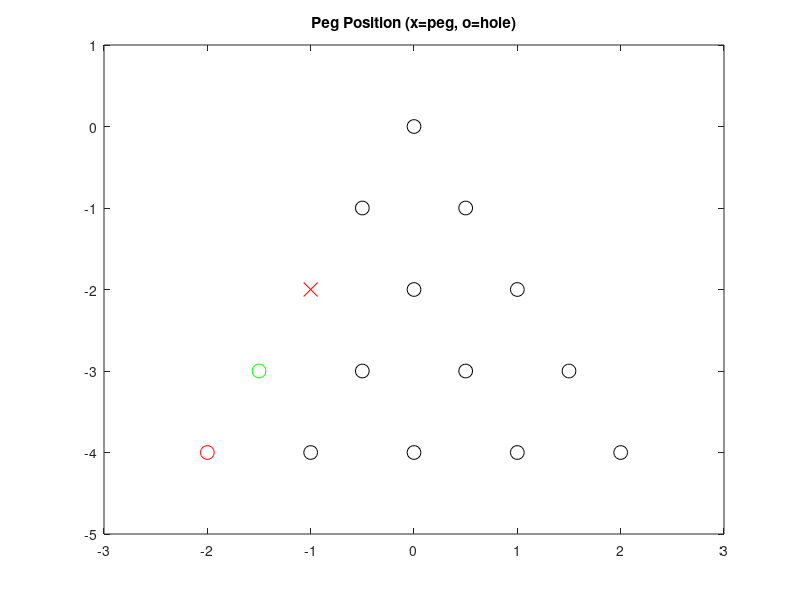

The MATLAB source for this figure:
% Simulation based on Cracker Barrels 15 peg logic game
% Rod Dockter
% December 2014

%% initialize
numPegs = 15;
numRows = 5;

% {row}.column
pegData{1}.plotPos = [1];
pegData{2}.plotPos = [1,2];
pegData{3}.plotPos = [1,2,3];
pegData{4}.plotPos = [1,2,3,4];
pegData{5}.plotPos = [1,2,3,4,5];
% only for plotting in triangle
pegData{1}.plotOffset = 1;
pegData{2}.plotOffset = 1.5;
pegData{3}.plotOffset = 2;
pegData{4}.plotOffset = 2.5;
pegData{5}.plotOffset = 3;
% 1 = peg, 0 = hole
pegData{1}.pegIO = [1];
pegData{2}.pegIO = [1,1];
pegData{3}.pegIO = [1,1,1];
pegData{4}.pegIO = [1,1,1,1];
pegData{5}.pegIO = [1,1,1,1,1];
% move lookup table [jumpx,jumpy,openx,openy]
pegData{1}.moveLUT{1}.t = [2,1,3,1;
                        2,2,3,3];
pegData{2}.moveLUT{1}.t = [3,1,4,1;
                        3,2,4,3];
pegData{2}.moveLUT{2}.t = [3,2,4,2;
                        3,3,4,4];
pegData{3}.moveLUT{1}.t = [2,1,1,1;
                        3,2,3,3;
                        4,1,5,1;
                        4,2,5,3];
pegData{3}.moveLUT{2}.t = [4,2,5,2;
                        4,3,5,4];
pegData{3}.moveLUT{3}.t = [2,2,1,1;
                        3,2,3,1;
                        4,3,5,3;
                        4,4,5,5];
pegData{4}.moveLUT{1}.t = [3,1,2,1;
                        4,2,4,3];
pegData{4}.moveLUT{2}.t = [3,2,2,2;
                        4,3,4,4];
pegData{4}.moveLUT{3}.t = [3,2,2,1;
                        4,2,4,1];
pegData{4}.moveLUT{4}.t = [3,3,2,2;
                        4,3,4,2];
pegData{5}.moveLUT{1}.t = [4,1,3,1;
                        5,2,5,3];
pegData{5}.moveLUT{2}.t = [4,2,3,2;
                        5,3,5,4];
pegData{5}.moveLUT{3}.t = [4,2,3,1;
                        4,3,3,3;
                        5,2,5,1;
                        5,4,5,5];
pegData{5}.moveLUT{4}.t = [4,3,3,2;
                        5,3,5,2];
pegData{5}.moveLUT{5}.t = [4,4,3,3;
                        5,4,5,3];
                    
%% run sim

% user entered start peg
randRow = 2;
randCol = 2;

% reset stuff
clear bestRun bestStart
minLeft = 15;
numberTrials = 0;

tic
while 1
    clear allMoves
    moveIndex = 1;
    
    % reset pegs all in
    pegData{1}.pegIO = [1];
    pegData{2}.pegIO = [1,1];
    pegData{3}.pegIO = [1,1,1];
    pegData{4}.pegIO = [1,1,1,1];
    pegData{5}.pegIO = [1,1,1,1,1];

    %pegs left
    numLeft = numPegs;

    %initially remove one peg
%     randRow = randi([1 5],1,1);
%     randCol = randi([1 randRow],1,1);
    pegData{randRow}.pegIO(randCol) = 0;
    numLeft = numLeft - 1;
    startPeg = [randRow,randCol];

    while 1

        %reset currently available moves
        clear availableMoves
        indA = 0;

        %get all currently available moves
        for rr=1:5
           for cc = 1:rr
               [moveR, moveC] = size(pegData{rr}.moveLUT{cc}.t);
               for oo = 1:moveR
                  % check for all move options with a peg then an opening via the
                  % lookup table
                  if ( pegData{rr}.pegIO(cc) == 1) %check that current peg is in
                      if( pegData{ pegData{rr}.moveLUT{cc}.t(oo,1) }.pegIO( pegData{rr}.moveLUT{cc}.t(oo,2) ) == 1 ) % check that hop peg is in
                          if (pegData{ pegData{rr}.moveLUT{cc}.t(oo,3) }.pegIO( pegData{rr}.moveLUT{cc}.t(oo,4) ) == 0 ) %check that move space is open
                              indA = indA + 1;
                              availableMoves{indA}.moves = [rr,cc,pegData{rr}.moveLUT{cc}.t(oo,:) ]; 
                          end
                      end
                  end
               end
           end
        end

        %if no moves left break
        if (indA == 0)
           break; 
        end

        %choose random move
        randMove = randi([1 length(availableMoves)],1,1);
        %changle relevant peg info
        pegData{availableMoves{randMove}.moves(1)}.pegIO(availableMoves{randMove}.moves(2)) = 0;
        pegData{availableMoves{randMove}.moves(3)}.pegIO(availableMoves{randMove}.moves(4)) = 0;
        pegData{availableMoves{randMove}.moves(5)}.pegIO(availableMoves{randMove}.moves(6)) = 1;

        %decrement amount left
        numLeft = numLeft - 1;

        allMoves(moveIndex,:) = availableMoves{randMove}.moves;
        moveIndex = moveIndex + 1;


    end
    
    % keep trying until a run with 1 left
    if (numLeft < minLeft)
        minLeft = numLeft;
        bestRun = allMoves;
        bestStart = startPeg;
    end
    if(minLeft == 1)
       break; 
    end
    
    %count up the number of trials
    numberTrials = numberTrials + 1;
    
end
toc

numberTrials

%% Plot best run

% reset pegs all in
pegData{1}.pegIO = [1];
pegData{2}.pegIO = [1,1];
pegData{3}.pegIO = [1,1,1];
pegData{4}.pegIO = [1,1,1,1];
pegData{5}.pegIO = [1,1,1,1,1];

% length best run
[lBest,garb] = size(bestRun);

%best start peg
pegData{startPeg(1)}.pegIO(startPeg(2)) = 0;
    
% Plot initial peg
figure(1)
for ii = 1:numRows
    for jj = 1:ii
        if ii == startPeg(1) && jj == startPeg(2)
            plot(pegData{ii}.plotPos(jj)-pegData{ii}.plotOffset,1-ii,'o','MarkerEdgeColor',[1,0,0],'MarkerSize',10);
        elseif pegData{ii}.pegIO(jj) == 1
            plot(pegData{ii}.plotPos(jj)-pegData{ii}.plotOffset,1-ii,'x','MarkerEdgeColor',[0,0,0],'MarkerSize',10);
        else
            plot(pegData{ii}.plotPos(jj)-pegData{ii}.plotOffset,1-ii,'o','MarkerEdgeColor',[0,0,0],'MarkerSize',10);
        end
        hold on
    end
end
hold off

title('Peg Position (x=peg, o=hole)')
axis([-3,3,-5,1]);  

pause(2)


for kk = 1:lBest
    % reset in out
    pegData{bestRun(kk,1)}.pegIO(bestRun(kk,2)) = 0;
    pegData{bestRun(kk,3)}.pegIO(bestRun(kk,4)) = 0;
    pegData{bestRun(kk,5)}.pegIO(bestRun(kk,6)) = 1;
    
    figure(1)
    for ii = 1:numRows
        for jj = 1:ii
            %plot each move
            if ii == bestRun(kk,1) && jj == bestRun(kk,2) % start peg
                plot(pegData{ii}.plotPos(jj)-pegData{ii}.plotOffset,1-ii,'o','MarkerEdgeColor',[1,0,0],'MarkerSize',10);
            elseif ii == bestRun(kk,3) && jj == bestRun(kk,4) % jump peg
                plot(pegData{ii}.plotPos(jj)-pegData{ii}.plotOffset,1-ii,'o','MarkerEdgeColor',[0,1,0],'MarkerSize',10);
            elseif ii == bestRun(kk,5) && jj == bestRun(kk,6) % ending peg
                plot(pegData{ii}.plotPos(jj)-pegData{ii}.plotOffset,1-ii,'x','MarkerEdgeColor',[1,0,0],'MarkerSize',10);
            elseif pegData{ii}.pegIO(jj) == 1
                plot(pegData{ii}.plotPos(jj)-pegData{ii}.plotOffset,1-ii,'x','MarkerEdgeColor',[0,0,0],'MarkerSize',10);
            else
                plot(pegData{ii}.plotPos(jj)-pegData{ii}.plotOffset,1-ii,'o','MarkerEdgeColor',[0,0,0],'MarkerSize',10);
            end
            hold on
        end
    end
    hold off

    title('Peg Position (x=peg, o=hole)')
    axis([-3,3,-5,1]);
    
    pause(2)

end
